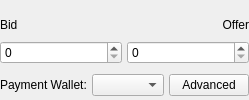
          <widget class="QWidget" name="widget_3" native="true">
           <property name="sizePolicy">
            <sizepolicy hsizetype="Preferred" vsizetype="Fixed">
             <horstretch>0</horstretch>
             <verstretch>0</verstretch>
            </sizepolicy>
           </property>
           <property name="minimumSize">
            <size>
             <width>0</width>
             <height>0</height>
            </size>
           </property>
           <layout class="QVBoxLayout" name="verticalLayout">
            <property name="leftMargin">
             <number>0</number>
            </property>
            <property name="topMargin">
             <number>10</number>
            </property>
            <property name="rightMargin">
             <number>0</number>
            </property>
            <property name="bottomMargin">
             <number>0</number>
            </property>
            <item>
             <widget class="QWidget" name="spinners" native="true">
              <property name="sizePolicy">
               <sizepolicy hsizetype="Expanding" vsizetype="Preferred">
                <horstretch>0</horstretch>
                <verstretch>0</verstretch>
               </sizepolicy>
              </property>
              <property name="minimumSize">
               <size>
                <width>0</width>
                <height>0</height>
               </size>
              </property>
              <property name="maximumSize">
               <size>
                <width>16777215</width>
                <height>50</height>
               </size>
              </property>
              <layout class="QHBoxLayout" name="horizontalLayout_8">
               <property name="spacing">
                <number>5</number>
               </property>
               <property name="leftMargin">
                <number>0</number>
               </property>
               <property name="topMargin">
                <number>0</number>
               </property>
               <property name="rightMargin">
                <number>0</number>
               </property>
               <property name="bottomMargin">
                <number>0</number>
               </property>
               <item>
                <widget class="QWidget" name="verticalWidget5" native="true">
                 <property name="sizePolicy">
                  <sizepolicy hsizetype="Expanding" vsizetype="Preferred">
                   <horstretch>0</horstretch>
                   <verstretch>0</verstretch>
                  </sizepolicy>
                 </property>
                 <layout class="QVBoxLayout" name="verticalLayout_10">
                  <property name="spacing">
                   <number>5</number>
                  </property>
                  <property name="leftMargin">
                   <number>0</number>
                  </property>
                  <property name="topMargin">
                   <number>0</number>
                  </property>
                  <property name="rightMargin">
                   <number>0</number>
                  </property>
                  <property name="bottomMargin">
                   <number>0</number>
                  </property>
                  <item>
                   <widget class="QLabel" name="labelBidPx">
                    <property name="sizePolicy">
                     <sizepolicy hsizetype="Maximum" vsizetype="Preferred">
                      <horstretch>0</horstretch>
                      <verstretch>0</verstretch>
                     </sizepolicy>
                    </property>
                    <property name="text">
                     <string>Bid</string>
                    </property>
                   </widget>
                  </item>
                  <item>
                   <widget class="CustomDoubleSpinBox" name="spinBoxBidPx">
                    <property name="sizePolicy">
                     <sizepolicy hsizetype="Expanding" vsizetype="Fixed">
                      <horstretch>0</horstretch>
                      <verstretch>0</verstretch>
                     </sizepolicy>
                    </property>
                    <property name="minimumSize">
                     <size>
                      <width>0</width>
                      <height>0</height>
                     </size>
                    </property>
                    <property name="decimals">
                     <number>0</number>
                    </property>
                    <property name="maximum">
                     <double>10000000.000000000000000</double>
                    </property>
                   </widget>
                  </item>
                 </layout>
                </widget>
               </item>
               <item>
                <widget class="QWidget" name="verticalWidget6" native="true">
                 <property name="sizePolicy">
                  <sizepolicy hsizetype="Expanding" vsizetype="Preferred">
                   <horstretch>0</horstretch>
                   <verstretch>0</verstretch>
                  </sizepolicy>
                 </property>
                 <property name="maximumSize">
                  <size>
                   <width>16777215</width>
                   <height>16777215</height>
                  </size>
                 </property>
                 <layout class="QVBoxLayout" name="verticalLayout_9">
                  <property name="spacing">
                   <number>5</number>
                  </property>
                  <property name="leftMargin">
                   <number>0</number>
                  </property>
                  <property name="topMargin">
                   <number>0</number>
                  </property>
                  <property name="rightMargin">
                   <number>0</number>
                  </property>
                  <property name="bottomMargin">
                   <number>0</number>
                  </property>
                  <item>
                   <widget class="QLabel" name="labelOfferPx">
                    <property name="sizePolicy">
                     <sizepolicy hsizetype="Expanding" vsizetype="Preferred">
                      <horstretch>0</horstretch>
                      <verstretch>0</verstretch>
                     </sizepolicy>
                    </property>
                    <property name="text">
                     <string>Offer</string>
                    </property>
                    <property name="alignment">
                     <set>Qt::AlignRight|Qt::AlignTrailing|Qt::AlignVCenter</set>
                    </property>
                   </widget>
                  </item>
                  <item>
                   <widget class="CustomDoubleSpinBox" name="spinBoxOfferPx">
                    <property name="sizePolicy">
                     <sizepolicy hsizetype="Expanding" vsizetype="Fixed">
                      <horstretch>0</horstretch>
                      <verstretch>0</verstretch>
                     </sizepolicy>
                    </property>
                    <property name="minimumSize">
                     <size>
                      <width>0</width>
                      <height>0</height>
                     </size>
                    </property>
                    <property name="decimals">
                     <number>0</number>
                    </property>
                    <property name="maximum">
                     <double>10000000.000000000000000</double>
                    </property>
                   </widget>
                  </item>
                 </layout>
                </widget>
               </item>
              </layout>
             </widget>
            </item>
            <item>
             <widget class="QWidget" name="widgetWallet" native="true">
              <layout class="QHBoxLayout" name="horizontalLayout_6">
               <property name="spacing">
                <number>5</number>
               </property>
               <property name="sizeConstraint">
                <enum>QLayout::SetMaximumSize</enum>
               </property>
               <property name="leftMargin">
                <number>0</number>
               </property>
               <property name="topMargin">
                <number>0</number>
               </property>
               <property name="rightMargin">
                <number>0</number>
               </property>
               <property name="bottomMargin">
                <number>0</number>
               </property>
               <item>
                <widget class="QLabel" name="labelWallet">
                 <property name="text">
                  <string>Payment Wallet:</string>
                 </property>
                </widget>
               </item>
               <item>
                <widget class="QComboBox" name="comboBoxWallet"/>
               </item>
               <item>
                <widget class="QPushButton" name="pushButtonAdvanced">
                 <property name="baseSize">
                  <size>
                   <width>0</width>
                   <height>0</height>
                  </size>
                 </property>
                 <property name="toolTip">
                  <string>Opens Coin Control dialog</string>
                 </property>
                 <property name="text">
                  <string>Advanced</string>
                 </property>
                </widget>
               </item>
              </layout>
             </widget>
            </item>
           </layout>
          </widget>
